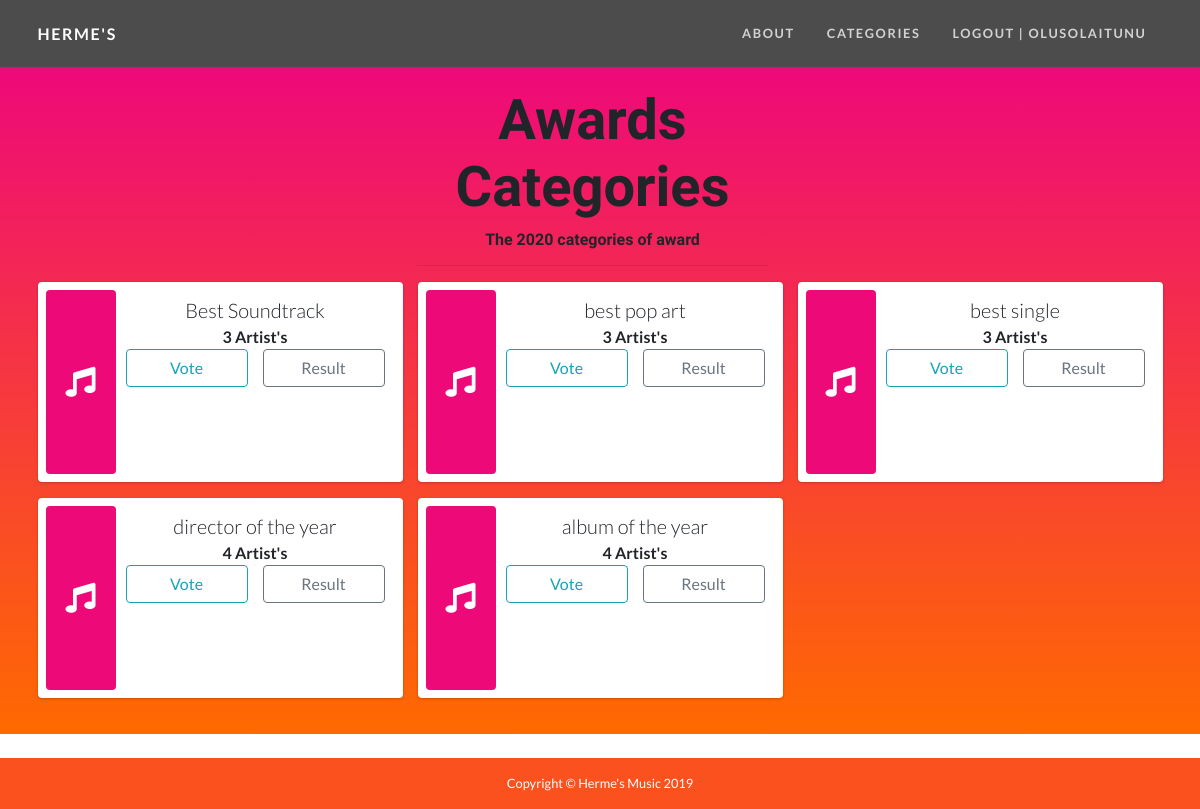
The app's page /categories (signed in) with its own data.
### voteapp/models.py (models this page shows, shortened)
class Award(models.Model):
    award_name = models.CharField(max_length=200, blank=True, null=True)
    artistNum = models.IntegerField(default=0)
    created_date = models.DateTimeField()

### voteapp/views.py (the view)
# urls.py: path('categories', voteViews.categories, name="Categories"),
def categories(request):
    triva = Triva.objects.get(id=rand)
    award = Award.objects.all()
    context = {
        'award': award,
    }
    return render(request, 'categories.html', context)

### templates/categories.html (shortened to what this page needs)
{% extends "base.html" %}
{% load static %}
{% block content %}
<div class="awards-section masthead header masthead-content container-fluid text-center">
    <div class="row container-fluid">
      <br>
      <div class="col-md-4 col-sm-6 col-12"></div>
      <div class="col-md-4 col-sm-6 col-12">
        <h2 class="display-4 text-center"> Awards Categories</h2>
        <h6 class=" text-center">The 2020 categories of award</h6>
        <div class="container">
          <hr>
        </div>
      </div>
      <div class="col-md-4 col-sm-6 col-12"></div>
    </div>
    <div class="container">
    <div class="row ">
      {% for item in award %}
      <div class="col-md-4 col-sm-6 col-12">
        <div class="info-box" style="height: 200px">
          <span class="info-box-icon bg-primary"><i class="fas fa-music"></i></span>
          <div class="info-box-content">
            <span class="info-box-text lead">{{ item.award_name }}</span>
            <span class="info-box-number">{{ item.artistNum }} Artist'{{ item.artistNum | pluralize }}</span>
            <span class="row">
              <div class="col-md-6 col-sm-6 col-12 pb-2">
                <a href="{% url "Vote" award_id=item.id %}"><button type="button" class="btn btn-block btn-md btn-outline-info">Vote</button></a>
              </div>
              <div class="col-md-6 col-sm-6 col-12">
                <a href="{% url "Results" award_id=item.id %}"><button type="button" class="btn btn-block btn-outline-secondary">Result</button></a>
              </div>
            </span>
          </div>
        </div>
      </div>
      {% endfor %}
    </div>
    </div>
   </div>
{% endblock content %}

### templates/base.html (shortened to what this page needs)
{% load static %}
<!DOCTYPE html>
<html lang="en">
<head>
  <link rel="stylesheet" href={% static "vendor/bootstrap/css/bootstrap.min.css" %} >
  <link rel="stylesheet" href={% static "vendor/fontawesome-free/css/all.min.css" %}>
  <link rel="stylesheet" href={% static "css/adminlte.min.css" %}>
  <link href="{% static "css/one-page-wonder.min.css" %}" rel="stylesheet">
</head>
<body>
  <nav class="navbar navbar-expand-lg navbar-dark navbar-custom ">
    <div class="container">
      <a class="navbar-brand lead-text" href="{% url "Home" %}">Herme's</a>
      <div class="collapse navbar-collapse" id="navbarResponsive">
        <ul class="navbar-nav ml-auto">
            <li class="nav-item">
                <a class="nav-link" href="{% url "About" %}">About</a>
          </li>
          <li class="nav-item">
            <a class="nav-link" href="{% url "Categories" %}">Categories</a>
          </li>
          {% if user.is_authenticated %}
          <li class="nav-item">
            <a class="nav-link" href="{% url "logout" %}">Logout | {{user.username}}</a>
          </li>
          {% else %}
          <li class="nav-item">
            <a class="nav-link" href="{% url "login" %}">Log In</a>
          </li>
          {% endif %}
        </ul>
      </div>
    </div>
  </nav>
  {% block content %}
  {% endblock content %}
<br>
  <footer class="py-3 " style="background-color: #fa511e" >
    <div class="container">
      <p class="m-0 text-center text-white small">Copyright &copy; Herme's Music 2019</p>
    </div>
  </footer>
</body>
</html>

### templates/categories.html (style rules this page uses)
.awards-section { background: linear-gradient(0deg, #ff6a00 0%, #ee0979 100%); padding: 20px; }

### records on screen
Award: award_name "Best Soundtrack", artistNum "3", artistNum|pluralize "s"
Award: award_name "best pop art", artistNum "3", artistNum|pluralize "s"
Award: award_name "best single", artistNum "3", artistNum|pluralize "s"
Award: award_name "director of the year", artistNum "4", artistNum|pluralize "s"
Award: award_name "album of the year", artistNum "4", artistNum|pluralize "s"

### other values on screen
{{ user.username }} "OLUSOLAITUNU"
